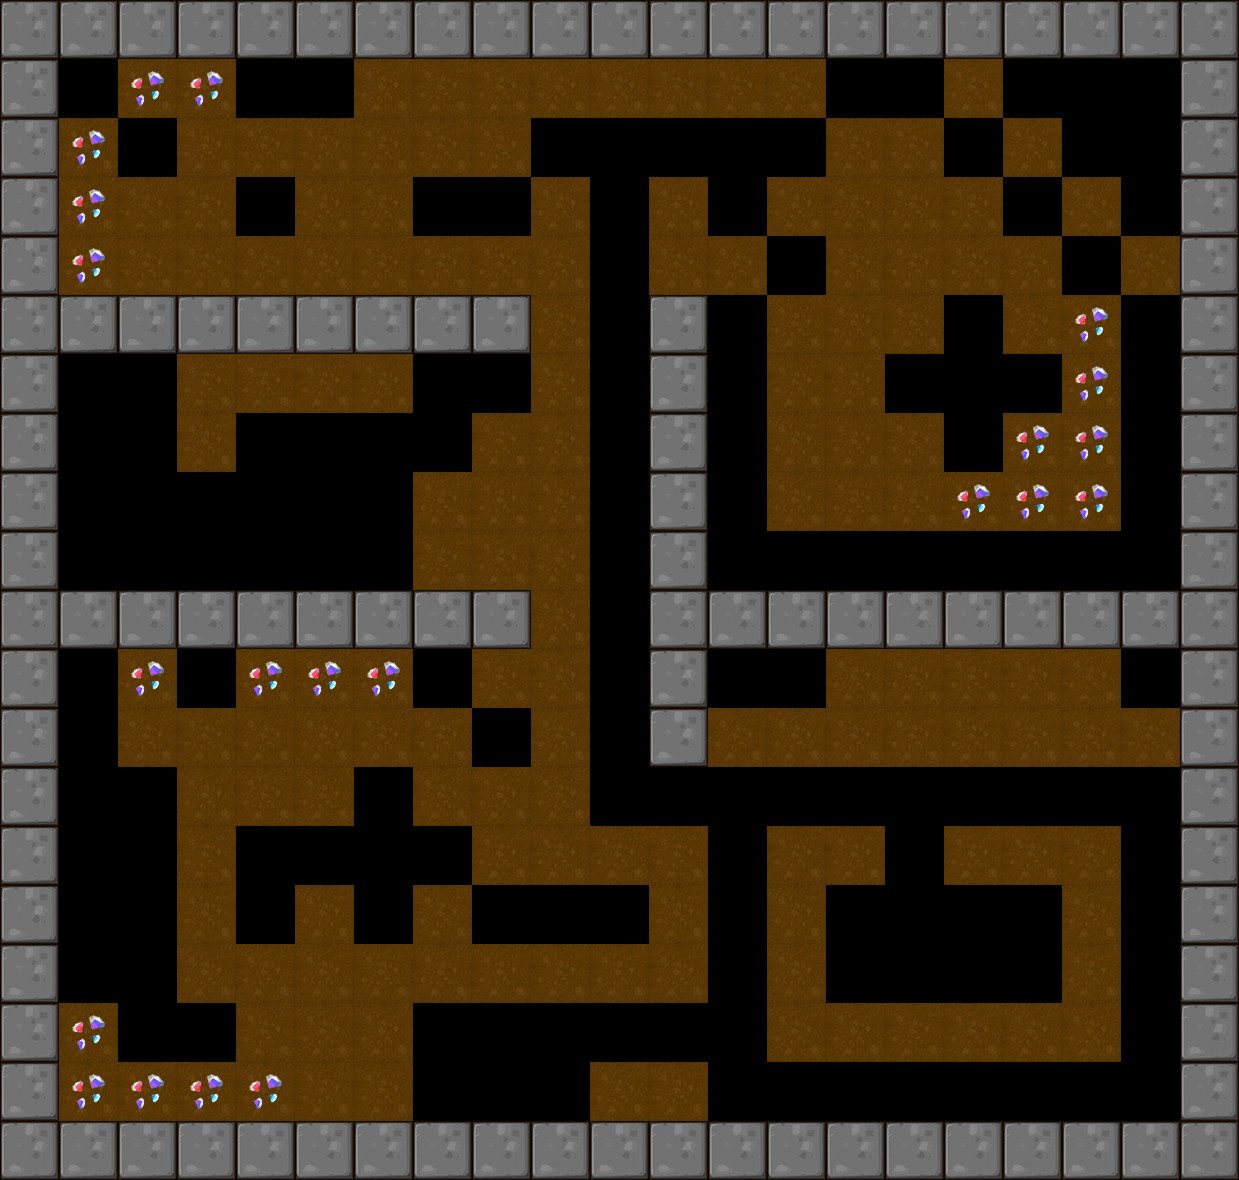

Below is a game level as drawn by its tile map, then a one-line description and the .tmx that defines it (tile-layer data replaced by summaries):
An orthogonal 21x20 tile map with 59x59 px tiles, 1 tile layer (BackGround) and 6 objects (4x Roller, Player, Hammer).

<map version="1.0" orientation="orthogonal" renderorder="right-down" width="21" height="20" tilewidth="59" tileheight="59">
 <tileset firstgid="1" name="itemmap" tilewidth="59" tileheight="59">
  <image source="tileset2.png" trans="ff00ff" width="354" height="354" />
 </tileset>
 <layer name="BackGround" width="21" height="20">
  <data>[420 cells, 366 non-empty, 10 distinct tile ids]</data>
 </layer>
 <objectgroup name="RobotCharacter">
  <object name="Player" x="247.459" y="187.045" width="40" height="40" />
 </objectgroup>
 <objectgroup name="EnemyCharacter">
  <object name="Roller" type="Roller" x="596.232" y="244.46" width="40" height="40" />
  <object name="Roller" type="Roller" x="596.168" y="541.411" width="40" height="40" />
  <object name="Hammer" type="Hammer" x="826" y="531" width="40" height="40" />
  <object name="Roller" type="Roller" x="598.354" y="769.977" width="40" height="40" />
  <object name="Roller" type="Roller" x="712.577" y="1012.11" width="40" height="40" />
 </objectgroup>
</map>
